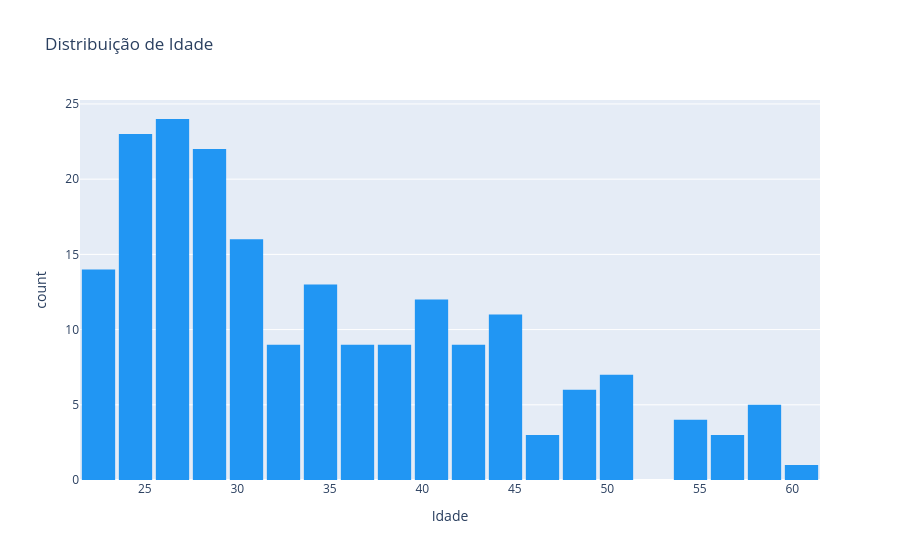

Notebook code cell kept with this figure:
### Markdown cell above
## 3. Distribuição de Idade

### Code cell
fig = px.histogram(
    df, x='Age',
    nbins=20,
    title='Distribuição de Idade',
    labels={'Age': 'Idade', 'count': 'Colaboradores'},
    color_discrete_sequence=['#2196F3']
)
fig.update_layout(bargap=0.1)
fig.show()

print(f'Idade média: {df["Age"].mean():.1f} anos')
print(f'Mais jovem: {df["Age"].min()} | Mais velho: {df["Age"].max()}')

### Figure 1 — Plotly figure (JSON) as saved in the notebook; plotly's stock layout.template omitted (floating-point values rounded to 4 significant figures; data arrays with more than 128 entries replaced by an {"elided": "..."} marker saying what was removed)
{"data": [{"bingroup": "x", "hovertemplate": "Idade=%{x}<br>count=%{y}<extra></extra>", "legendgroup": "", "marker": {"color": "#2196F3", "pattern": {"shape": ""}}, "name": "", "nbinsx": 20, "orientation": "v", "showlegend": false, "type": "histogram", "x": {"elided": "200 int values"}, "xaxis": "x", "yaxis": "y"}], "layout": {"bargap": 0.1, "barmode": "relative", "legend": {"tracegroupgap": 0}, "title": {"text": "Distribuição de Idade"}, "xaxis": {"anchor": "y", "domain": [0.0, 1.0], "title": {"text": "Idade"}}, "yaxis": {"anchor": "x", "domain": [0.0, 1.0], "title": {"text": "count"}}}}
